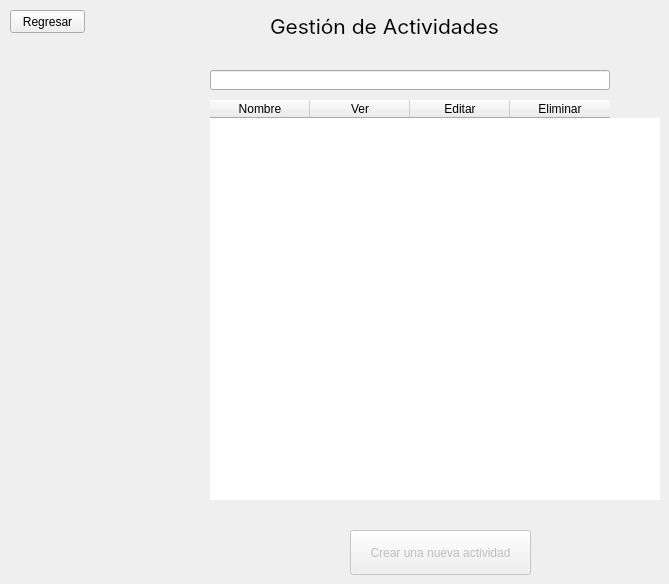
            <widget class="QWidget" name="actividades_profesor">
             <widget class="QPushButton" name="button_actividades_regresar">
              <property name="geometry">
               <rect>
                <x>10</x>
                <y>10</y>
                <width>75</width>
                <height>23</height>
               </rect>
              </property>
              <property name="text">
               <string>Regresar</string>
              </property>
             </widget>
             <widget class="QLineEdit" name="input_actividades_search">
              <property name="geometry">
               <rect>
                <x>210</x>
                <y>70</y>
                <width>400</width>
                <height>20</height>
               </rect>
              </property>
             </widget>
             <widget class="QTableWidget" name="table_actividades">
              <property name="geometry">
               <rect>
                <x>210</x>
                <y>100</y>
                <width>450</width>
                <height>400</height>
               </rect>
              </property>
              <property name="styleSheet">
               <string notr="true">border: 0px;</string>
              </property>
              <property name="showGrid">
               <bool>false</bool>
              </property>
              <property name="wordWrap">
               <bool>false</bool>
              </property>
              <property name="cornerButtonEnabled">
               <bool>false</bool>
              </property>
              <column>
               <property name="text">
                <string>Nombre</string>
               </property>
              </column>
              <column>
               <property name="text">
                <string>Ver</string>
               </property>
              </column>
              <column>
               <property name="text">
                <string>Editar</string>
               </property>
              </column>
              <column>
               <property name="text">
                <string>Eliminar</string>
               </property>
              </column>
             </widget>
             <widget class="QLabel" name="label_materias_title_2">
              <property name="geometry">
               <rect>
                <x>270</x>
                <y>10</y>
                <width>250</width>
                <height>32</height>
               </rect>
              </property>
              <property name="font">
               <font>
                <family>Inter</family>
                <pointsize>16</pointsize>
               </font>
              </property>
              <property name="styleSheet">
               <string notr="true">QLabel{
	qproperty-geometry: rect(270 10 250 32);
}</string>
              </property>
              <property name="text">
               <string>Gestión de Actividades</string>
              </property>
             </widget>
             <widget class="QPushButton" name="button_actividades_crear">
              <property name="enabled">
               <bool>false</bool>
              </property>
              <property name="geometry">
               <rect>
                <x>350</x>
                <y>530</y>
                <width>181</width>
                <height>45</height>
               </rect>
              </property>
              <property name="text">
               <string>Crear una nueva actividad</string>
              </property>
              <property name="icon">
               <iconset>
                <normaloff>../src/icons/icon_agregar.png</normaloff>../src/icons/icon_agregar.png</iconset>
              </property>
              <property name="iconSize">
               <size>
                <width>40</width>
                <height>40</height>
               </size>
              </property>
              <property name="autoDefault">
               <bool>false</bool>
              </property>
             </widget>
            </widget>
